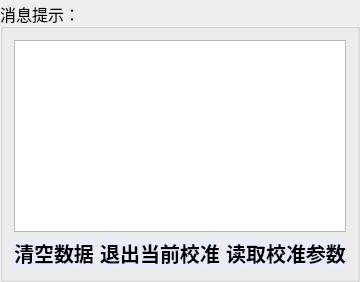
      <widget class="QGroupBox" name="groupBox_7">
       <property name="sizePolicy">
        <sizepolicy hsizetype="Expanding" vsizetype="Expanding">
         <horstretch>0</horstretch>
         <verstretch>0</verstretch>
        </sizepolicy>
       </property>
       <property name="minimumSize">
        <size>
         <width>0</width>
         <height>0</height>
        </size>
       </property>
       <property name="font">
        <font>
         <family>3ds</family>
         <pointsize>12</pointsize>
        </font>
       </property>
       <property name="title">
        <string>消息提示：</string>
       </property>
       <property name="alignment">
        <set>Qt::AlignLeading|Qt::AlignLeft|Qt::AlignVCenter</set>
       </property>
       <property name="flat">
        <bool>false</bool>
       </property>
       <property name="checkable">
        <bool>false</bool>
       </property>
       <layout class="QVBoxLayout" name="verticalLayout_4">
        <item>
         <layout class="QGridLayout" name="gridLayout_5">
          <item row="1" column="2">
           <widget class="QPushButton" name="get_cal_para">
            <property name="sizePolicy">
             <sizepolicy hsizetype="Expanding" vsizetype="Minimum">
              <horstretch>0</horstretch>
              <verstretch>0</verstretch>
             </sizepolicy>
            </property>
            <property name="font">
             <font>
              <family>3ds</family>
              <pointsize>15</pointsize>
              <weight>75</weight>
              <bold>true</bold>
             </font>
            </property>
            <property name="styleSheet">
             <string notr="true">QPushButton 
{ 
	background-color: rgb(233,235,254);
	border-radius: 20px; 
	color: rgb(0, 0, 0); 
} 
QPushButton:hover 
{ 
	background-color: rgb(200,235,254);  
}</string>
            </property>
            <property name="text">
             <string>读取校准参数</string>
            </property>
            <property name="icon">
             <iconset resource="Resources.qrc">
              <normaloff>:/image/getparam.png</normaloff>:/image/getparam.png</iconset>
            </property>
            <property name="iconSize">
             <size>
              <width>50</width>
              <height>50</height>
             </size>
            </property>
           </widget>
          </item>
          <item row="1" column="0">
           <widget class="QPushButton" name="clear">
            <property name="sizePolicy">
             <sizepolicy hsizetype="Expanding" vsizetype="Minimum">
              <horstretch>0</horstretch>
              <verstretch>0</verstretch>
             </sizepolicy>
            </property>
            <property name="maximumSize">
             <size>
              <width>16777215</width>
              <height>16777215</height>
             </size>
            </property>
            <property name="font">
             <font>
              <pointsize>15</pointsize>
              <weight>75</weight>
              <bold>true</bold>
             </font>
            </property>
            <property name="styleSheet">
             <string notr="true">QPushButton 
{ 
	background-color: rgb(233,235,254);
	border-radius: 20px; 
	color: rgb(0, 0, 0); 
} 
QPushButton:hover 
{ 
	background-color: rgb(200,235,254);  
}</string>
            </property>
            <property name="text">
             <string>清空数据</string>
            </property>
            <property name="icon">
             <iconset resource="Resources.qrc">
              <normaloff>:/image/send/clear.png</normaloff>:/image/send/clear.png</iconset>
            </property>
            <property name="iconSize">
             <size>
              <width>50</width>
              <height>50</height>
             </size>
            </property>
           </widget>
          </item>
          <item row="1" column="1">
           <widget class="QPushButton" name="quit_cal_now">
            <property name="sizePolicy">
             <sizepolicy hsizetype="Expanding" vsizetype="Minimum">
              <horstretch>0</horstretch>
              <verstretch>0</verstretch>
             </sizepolicy>
            </property>
            <property name="font">
             <font>
              <family>3ds</family>
              <pointsize>15</pointsize>
              <weight>75</weight>
              <bold>true</bold>
             </font>
            </property>
            <property name="styleSheet">
             <string notr="true">QPushButton 
{ 
	background-color: rgb(233,235,254);
	border-radius: 20px; 
	color: rgb(0, 0, 0); 
} 
QPushButton:hover 
{ 
	background-color: rgb(200,235,254);  
}</string>
            </property>
            <property name="text">
             <string>退出当前校准</string>
            </property>
            <property name="icon">
             <iconset resource="Resources.qrc">
              <normaloff>:/image/quit.png</normaloff>:/image/quit.png</iconset>
            </property>
            <property name="iconSize">
             <size>
              <width>50</width>
              <height>50</height>
             </size>
            </property>
           </widget>
          </item>
          <item row="0" column="0" colspan="3">
           <widget class="QPlainTextEdit" name="msg">
            <property name="styleSheet">
             <string>QPushButton 
{ 
	background-color: rgb(233,235,254);
	border-radius: 20px; 
	color: rgb(0, 0, 0); 
} 
QPushButton:hover 
{ 
	background-color: rgb(200,235,254);  
}</string>
            </property>
           </widget>
          </item>
         </layout>
        </item>
       </layout>
      </widget>
